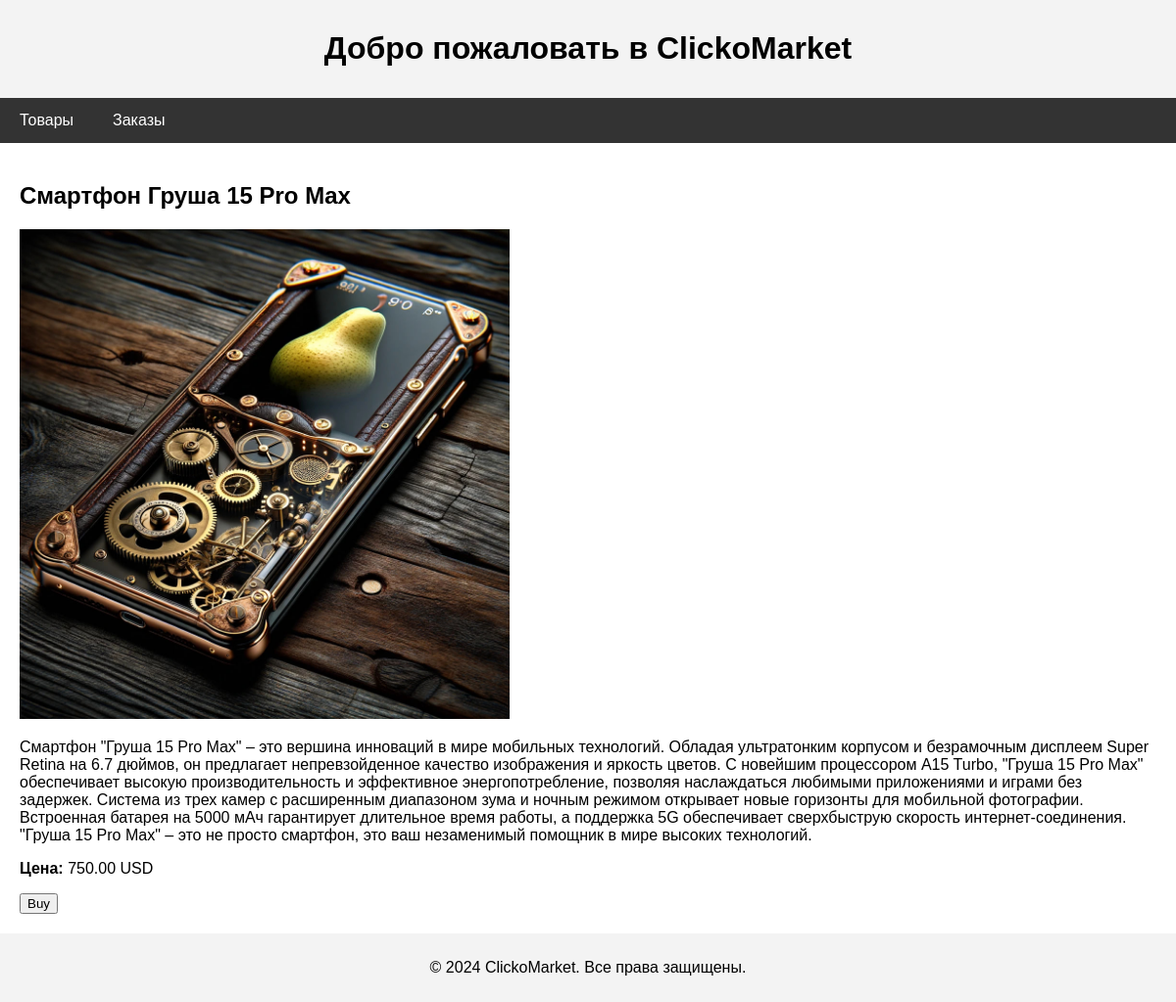
Screenshot of /item/1/ with the database file from the repository.
### payclick/models.py (models this page shows, shortened)
class Item(models.Model):
    CURRENCY_CHOICES = [
        ('USD', 'US Dollar'),
        ('EUR', 'Euro'),
    ]
    name = models.CharField(max_length=100)
    description = models.TextField()
    price = models.IntegerField()  # cents
    image = models.ImageField(upload_to='products/', blank=True, null=True)
    currency = models.CharField(max_length=3, choices=CURRENCY_CHOICES, default='USD')
    def get_display_price(self):
        return '{0:.2f}'.format(self.price / 100)

### payclick/views.py (the view)
# urls.py: path('item/<int:pk>/', ItemDetailsView.as_view(), name='item'),
class ItemDetailsView(DetailView):
    model = Item
    template_name = 'payclick/item.html'
    context_object_name = 'item'
    def get_context_data(self, **kwargs):
        context = super(ItemDetailsView, self).get_context_data(**kwargs)
        context['STRIPE_PUBLIC_KEY'] = settings.STRIPE_PUBLIC_KEY
        context['MEDIA_URL'] = settings.MEDIA_URL
        return context

### templates/payclick/item.html (shortened to what this page needs)
{% extends "base.html" %}
{% block content %}
<div class="product-detail">
    <h2>{{ item.name }}</h2>
    <img src="{% if item.image %}{{ item.image.url }}{% else %}{{ MEDIA_URL }}products/pusto.jpg{% endif %}"
         alt="{{ item.name }}" class="product-image">
    <p>{{ item.description }}</p>
    <p><strong>Цена:</strong> {{ item.get_display_price }} {{ item.currency }}</p>
    <button type="button" id="checkout-button">Buy</button>
</div>
{% endblock %}

### templates/base.html (style rules this page uses)
body { font-family: Arial, sans-serif; margin: 0; padding: 0; }

### templates/payclick/item.html (style rules this page uses)
.product-image { width: 500px; height: auto; }

### rows the page displays
Item: name "Смартфон Груша 15 Pro Max", image (picture), description "Смартфон \"Груша 15 Pro Max\" – это вершина инноваций в мире мобильных технологий. Обладая ультратонким корпусом и безрамочным дисплеем Super Retina на 6.7 дюймов, он предлагает непревзойденное качество изображения и яркость цветов. С новейшим процессором A15 Turbo, \"Груша 15 Pro Max\" обеспечивает высокую производительность и эффективное энергопотребление, позволяя наслаждаться любимыми приложениями и играми без задержек. Система из трех камер с расширенным диапазоном зума и ночным режимом открывает новые горизонты для мобильной фотографии. Встроенная батарея на 5000 мАч гарантирует длительное время работы, а поддержка 5G обеспечивает сверхбыструю скорость интернет-соединения. \"Груша 15 Pro…", get_display_price "750.00", currency "USD"
